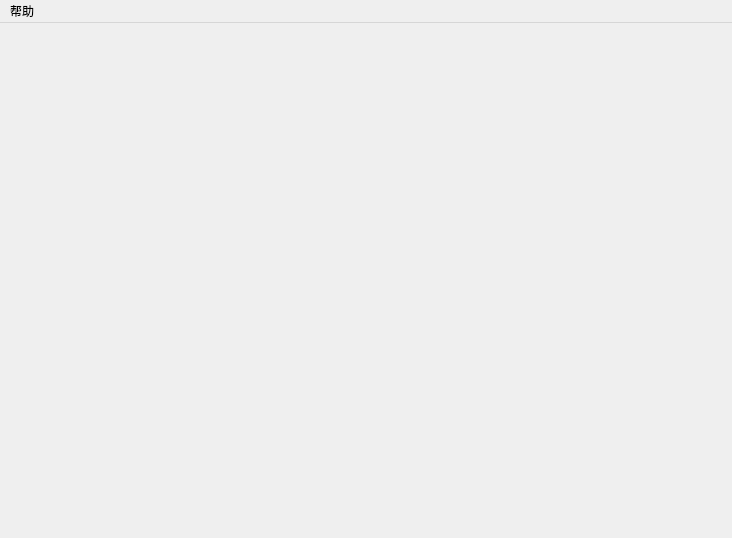
<?xml version="1.0" encoding="UTF-8"?>
<ui version="4.0">
 <class>MainWindowClass</class>
 <widget class="QMainWindow" name="MainWindowClass">
  <property name="geometry">
   <rect>
    <x>0</x>
    <y>0</y>
    <width>732</width>
    <height>538</height>
   </rect>
  </property>
  <property name="windowTitle">
   <string>MainWindow</string>
  </property>
  <widget class="QWidget" name="centralWidget"/>
  <widget class="QMenuBar" name="menuBar">
   <property name="geometry">
    <rect>
     <x>0</x>
     <y>0</y>
     <width>732</width>
     <height>22</height>
    </rect>
   </property>
   <widget class="QMenu" name="menu_Help">
    <property name="title">
     <string>帮助</string>
    </property>
    <addaction name="action_Plugin"/>
   </widget>
   <addaction name="menu_Help"/>
  </widget>
  <action name="action_Plugin">
   <property name="text">
    <string>插件</string>
   </property>
  </action>
 </widget>
 <layoutdefault spacing="6" margin="11"/>
 <resources/>
 <connections/>
</ui>
